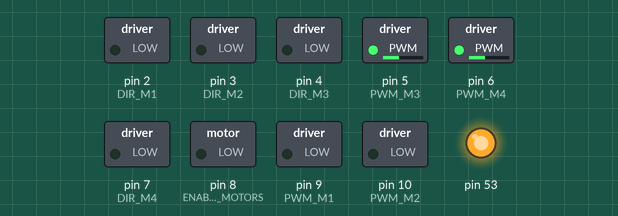
This program was run on a simulated Arduino Mega 2560, built with avr-gcc and run on an emulated ATmega2560. Shown: switched loads named in the program (green lamp = pin HIGH), output pins drawn as LEDs (lit = HIGH). Pins used as bus, display or sensor lines are not drawn.

Above: at 0.1 s.
Timing chart, 0 to 1.6 s (numbered marks = the images above):
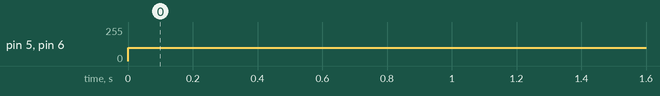

The program:

main.cpp
```cpp
/*
Author: Tobias McNeil
Started: 19/02/24
Last Edited: 21/02/24

Purpose: To control 4WD mecanum robots. Contains a test function to check direction of motor hookups
Contains a basic wasdqe control for orthogonal and rotation control via the keyboard
Should contain funciton to take input of an x and y and then run the motors to it's best guess of where that is.
May have encoder functionality later

19/02/24: Successful hookup of motors
20/02/24: Successful control via serial monitor of Arduino and ROS
*/


#include <Arduino.h>
// include the SPI library:
#include <SPI.h>
// L9958 slave select pins for SPI
#define SS_M4 14
#define SS_M3 13
#define SS_M2 12
#define SS_M1 11
// L9958 DIRection pins
#define DIR_M1 2
#define DIR_M2 3
#define DIR_M3 4
#define DIR_M4 7
// L9958 PWM pins
#define PWM_M1 9
#define PWM_M2 10    // Timer1
#define PWM_M3 5
#define PWM_M4 6     // Timer0

// L9958 Enable for all 4 motors
#define ENABLE_MOTORS 8

int pwm1, pwm2, pwm3, pwm4, pwm;
boolean dir1, dir2, dir3, dir4, dir;

	// put function declarations here:
void motorContorl(char direction);

void motorTest();

void setup() {

  unsigned int configWord;

  /*
  |2|------|3|
	|   |  |		Hookup diagram of wheels
	|  \ / |
	--------
  |1|-------|4|

  */

  // put your setup code here, to run once:
  pinMode(SS_M1, OUTPUT); digitalWrite(SS_M1, LOW);  // HIGH = not selected
  pinMode(SS_M2, OUTPUT); digitalWrite(SS_M2, LOW);
  pinMode(SS_M3, OUTPUT); digitalWrite(SS_M3, LOW);
  pinMode(SS_M4, OUTPUT); digitalWrite(SS_M4, LOW);

  // L9958 DIRection pins
  pinMode(DIR_M1, OUTPUT);
  pinMode(DIR_M2, OUTPUT);
  pinMode(DIR_M3, OUTPUT);
  pinMode(DIR_M4, OUTPUT);

  // L9958 PWM pins
  pinMode(PWM_M1, OUTPUT);  digitalWrite(PWM_M1, LOW);
  pinMode(PWM_M2, OUTPUT);  digitalWrite(PWM_M2, LOW);    // Timer1
  pinMode(PWM_M3, OUTPUT);  digitalWrite(PWM_M3, LOW);
  pinMode(PWM_M4, OUTPUT);  digitalWrite(PWM_M4, LOW);    // Timer0

  // L9958 Enable for all 4 motors
  pinMode(ENABLE_MOTORS, OUTPUT);
  digitalWrite(ENABLE_MOTORS, HIGH);  // HIGH = disabled
  Serial.begin(9600);
 /******* Set up L9958 chips *********
  ' L9958 Config Register
  ' Bit
  '0 - RES
  '1 - DR - reset
  '2 - CL_1 - curr limit
  '3 - CL_2 - curr_limit
  '4 - RES
  '5 - RES
  '6 - RES
  '7 - RES
  '8 - VSR - voltage slew rate (1 enables slew limit, 0 disables)
  '9 - ISR - current slew rate (1 enables slew limit, 0 disables)
  '10 - ISR_DIS - current slew disable
  '11 - OL_ON - open load enable
  '12 - RES
  '13 - RES
  '14 - 0 - always zero
  '15 - 0 - always zero
  */  // set to max current limit and disable ISR slew limiting
  configWord = 0b0000010000001100;

  SPI.begin();
  SPI.setBitOrder(LSBFIRST);
  SPI.setDataMode(SPI_MODE1);  // clock pol = low, phase = high

  // Motor 1
  digitalWrite(SS_M1, LOW);
  SPI.transfer(lowByte(configWord));
  SPI.transfer(highByte(configWord));
  digitalWrite(SS_M1, HIGH);
  // Motor 2
  digitalWrite(SS_M2, LOW);
  SPI.transfer(lowByte(configWord));
  SPI.transfer(highByte(configWord));
  digitalWrite(SS_M2, HIGH);
  // Motor 3
  digitalWrite(SS_M3, LOW);
  SPI.transfer(lowByte(configWord));
  SPI.transfer(highByte(configWord));
  digitalWrite(SS_M3, HIGH);
  // Motor 4
  digitalWrite(SS_M4, LOW);
  SPI.transfer(lowByte(configWord));
  SPI.transfer(highByte(configWord));
  digitalWrite(SS_M4, HIGH);

  //Set initial actuator settings to pull at 0 speed for safety
  dir1 = 0; dir2 = 0; dir3 = 0; dir4 = 0; // Set direction
  pwm1 = 0; pwm2 = 0; pwm3 = 0; pwm4 = 0;// Set speed (0-255)

digitalWrite(ENABLE_MOTORS, LOW);// LOW = enabled
} // End setup


void loop() {

    /*
    maths: Mecanum wheel diameter = 100mm
    262*359 arena size
    414*350*100
    so (0,0) frame is (207,175) into the robot's footspace
    Circumference = pi*100 mm = 314.15 ish
    so one rotation of wheels travels maximum 314 mm

    estimate average slippage then create a rough file,
    then work on encoders.
    */

   motorTest();

    //Keyboard control via Serial monitor
    /*
	if (Serial.available()){
		char direction = Serial.read();
		motorContorl(direction);
  }
	delay(100);
    */
}

	// put function definitions here:
void motorContorl(char direction){

	switch (direction)
	{
	case 'w' :
		dir1 = 0; dir2 = 0; dir3 = 0; dir4 = 0; //0 = forwards, 1 = backwards
  		pwm1 = 150; pwm2 = 150; pwm3 = 150; pwm4 = 150;

		break;
	case 's' :
		dir1 = 1; dir2 = 1; dir3 = 1; dir4 = 1; //0 = forwards, 1 = backwards
  		pwm1 = 150; pwm2 = 150; pwm3 = 150; pwm4 = 150;

		break;
	case 'a' :
		dir1 = 0; dir2 = 1; dir3 = 0; dir4 = 1; //0 = forwards, 1 = backwards
  		pwm1 = 150; pwm2 = 150; pwm3 = 150; pwm4 = 150;

		break;
	case 'd' :
		dir1 = 1; dir2 = 0; dir3 = 1; dir4 = 0; //0 = forwards, 1 = backwards
  		pwm1 = 150; pwm2 = 150; pwm3 = 150; pwm4 = 150;

		break;
	case 'q' :
		dir1 = 0; dir2 = 0; dir3 = 1; dir4 = 1; //0 = forwards, 1 = backwards
  		pwm1 = 150; pwm2 = 150; pwm3 = 150; pwm4 = 150;

		break;
	case 'e' :
		dir1 = 1; dir2 = 1; dir3 = 0; dir4 = 0; //0 = forwards, 1 = backwards
  		pwm1 = 150; pwm2 = 150; pwm3 = 150; pwm4 = 150;

		break;
	case 'b' :
		pwm1 = 0; pwm2 = 0; pwm3 = 0; pwm4 = 0;
		break;
	default:

		break;
	}

	digitalWrite(DIR_M1, dir1);
    analogWrite(PWM_M1, pwm1);

	digitalWrite(DIR_M2, dir2);
	analogWrite(PWM_M2, pwm2);

	digitalWrite(DIR_M3, dir3);
	analogWrite(PWM_M3, pwm3);

	digitalWrite(DIR_M4, dir4);
	analogWrite(PWM_M4, pwm4);
}

void motorTest(){
	dir1 = 0; dir2 = 0; dir3 = 0; dir4 = 0; //0 = forwards, 1 = backwards
  	pwm1 = 100; pwm2 = 10; pwm3 = 250; pwm4 = 250;
/*
	delay(1000);
 	digitalWrite(DIR_M1, dir1);
    analogWrite(PWM_M1, pwm1);
	delay(1000);
	dir1 = 1;
	digitalWrite(DIR_M1, dir1);
    analogWrite(PWM_M1, pwm1);

	delay(1000);
 	digitalWrite(DIR_M2, dir2);
    analogWrite(PWM_M2, pwm1);
	delay(1000);
	dir2 = 1;
	digitalWrite(DIR_M2, dir2);
    analogWrite(PWM_M2, pwm1);
*/
	//delay(1000);
 	digitalWrite(DIR_M3, dir3);
    analogWrite(PWM_M3, pwm1);
	/*delay(1000);
	dir3 = 1;
	digitalWrite(DIR_M3, dir3);
    analogWrite(PWM_M3, pwm1);
*/
	//delay(1000);
 	digitalWrite(DIR_M4, dir4);
    analogWrite(PWM_M4, pwm1);
	/*delay(1000);
	dir4 = 1;
	digitalWrite(DIR_M4, dir4);
    analogWrite(PWM_M4, pwm1);
    */
}
```

Measured:
- by itself, pin 5 (PWM_M3), pin 6 (PWM_M4): 0/255 → 100/255 at 0.00 s
